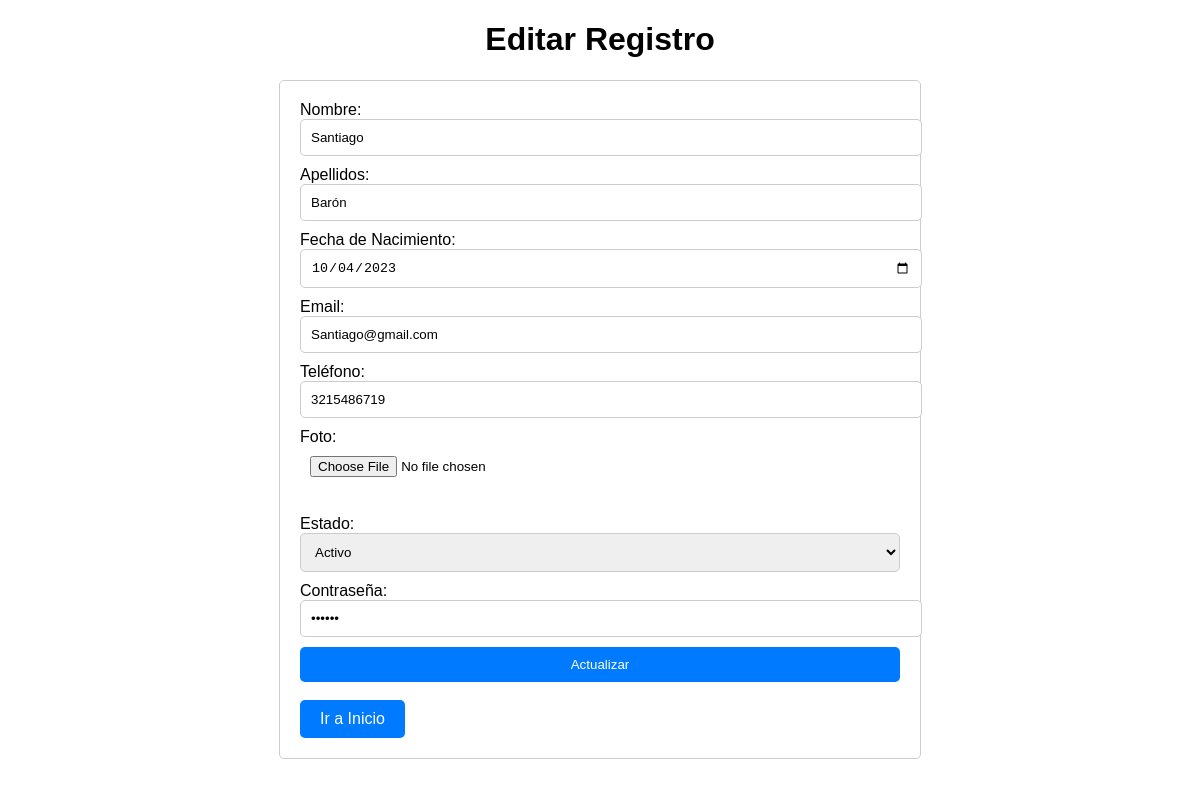
/CRUD/editar.php?id=1097102912, run on the app's committed database.
### tables this page shows
CREATE TABLE `personas` (
  `documento_per` varchar(15) NOT NULL,
  `nombre_per` varchar(30) DEFAULT NULL,
  `apellidos_per` varchar(30) DEFAULT NULL,
  `fechanacimiento` date DEFAULT NULL,
  `email_per` varchar(100) DEFAULT NULL,
  `telefono_per` varchar(15) DEFAULT NULL,
  `foto_per` varchar(100) DEFAULT NULL,
  `estado_per` char(10) DEFAULT NULL,
  `password_per` varchar(50) DEFAULT NULL,
  `codigo_tip` int(11) DEFAULT NULL,
  `codigo_sem` int(11) DEFAULT NULL
);

### CRUD/editar.php (the view, shortened to what this page needs)
<?php
include("../conexion.php");
if(isset($_GET['id']) && !empty($_GET['id'])) {
    $id = $_GET['id'];
    $sql = "SELECT documento_per, nombre_per, apellidos_per, fechanacimiento, email_per, telefono_per, foto_per, estado_per, password_per FROM personas WHERE documento_per = $id";
    $result = $conn->query($sql);
    if ($result->num_rows > 0) {
        $row = $result->fetch_assoc();
    } else {
        echo "Registro no encontrado.";
    }
} else {
    echo "ID no válido.";
}
?>
<!DOCTYPE html>
<html>
<head>
</head>
<link rel="stylesheet" href="editar.css">
<body>
    <h1>Editar Registro</h1>
    <form method="post" enctype="multipart/form-data">
        Nombre: <input type="text" name="nombre" value="<?php echo $row['nombre_per']; ?>"><br>
        Apellidos: <input type="text" name="apellidos" value="<?php echo $row['apellidos_per']; ?>"><br>
        Fecha de Nacimiento: <input type="date" name="fechanacimiento" value="<?php echo $row['fechanacimiento']; ?>"><br>
        Email: <input type="text" name="email" value="<?php echo $row['email_per']; ?>"><br>
        Teléfono: <input type="text" name="telefono" value="<?php echo $row['telefono_per']; ?>"><br>
        Foto: <input type="file" name="foto"><br><br>
        Estado:
        <select name="estado">
            <option value="Activo" <?php if($row['estado_per'] == 'Activo') echo 'selected'; ?>>Activo</option>
        </select><br>
        Contraseña: <input type="password" name="password" value="<?php echo $row['password_per']; ?>"><br>
        <input type="submit" name="submit" value="Actualizar">
        <br></br>
        <a href="Tabla_usuarios.php" class="btn">Ir a Inicio</a>
    </form>
</body>
</html>

### CRUD/editar.css (style rules this page uses)
body { font-family: Arial, sans-serif; margin: 0; padding: 0; }
h1 { text-align: center; }
form { width: 50%; margin: 0 auto; padding: 20px; border: 1px solid #ccc; border-radius: 5px; }
form input[type="text"], form input[type="date"], form input[type="password"], form select { width: 100%; padding: 10px; margin-bottom: 10px; border: 1px solid #ccc; border-radius: 5px; }
form input[type="file"] { width: 100%; padding: 10px; margin-bottom: 10px; }
form select { width: 100%; padding: 10px; margin-bottom: 10px; border: 1px solid #ccc; border-radius: 5px; }
form input[type="submit"] { width: 100%; padding: 10px; background-color: #007bff; color: white; border: none; border-radius: 5px; cursor: pointer; }
.btn { display: inline-block; padding: 10px 20px; background-color: #007bff; color: white; text-decoration: none; border-radius: 5px; border: none; cursor: pointer; }

### data on the page
personas: nombre "Santiago", apellidos "Barón", fechanacimiento "10/04/2023", email "Santiago@gmail.com", telefono "3215486719", estado "Activo"
